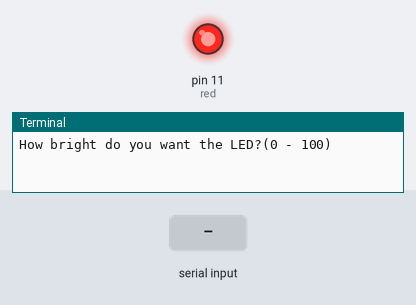
This program was run on a simulated Raspberry Pi (header pin numbers). Shown: output pins drawn as LEDs (lit = HIGH), the last lines printed to the terminal. The test bench sets the inputs (shaded band).

Above: at 1.2 s.
1.3 s: "90" typed at the terminal, then Enter
At 1.6 s:
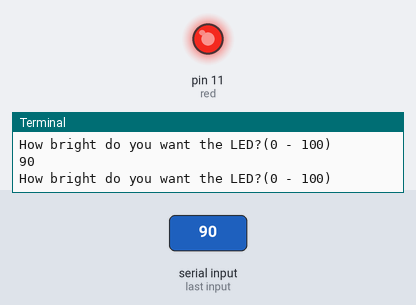
2.8 s: "0" typed at the terminal, then Enter
At 4.0 s:
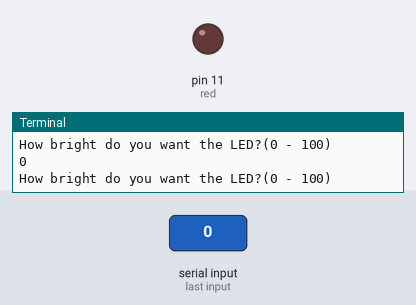
Timing chart, 0 to 5.8 s (numbered marks = the images above; inputs shaded):
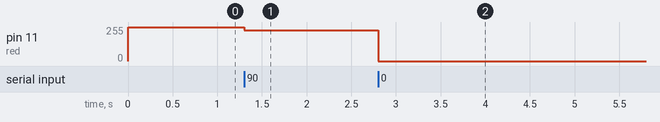

The program:

led_pwm.py
```python
#!/usr/bin/python3

import RPi.GPIO as GPIO
GPIO.setmode(GPIO.BOARD)
red = 11
GPIO.setup(red, GPIO.OUT)
my_pwm = GPIO.PWM(red, 100)
my_pwm.start(100)
while(1):
    # 100 for off to 0 for brightest
    bright = input("How bright do you want the LED?(0 - 100) ")
    my_pwm.ChangeDutyCycle(float(bright))

    # 10 for lowest to 1 for highest
    # bright=input("How bright do you want the LED?(1-6) ")
    # my_pwm.ChangeDutyCycle(2**float(bright))

my+pwm.stop()
GPIO.cleanup()
```

Measured:
- after the input at 1.3 s, pin 11 (red): 255/255 → 230/255 at once
- after the input at 2.8 s, pin 11 (red): 230/255 → 0/255 at once
